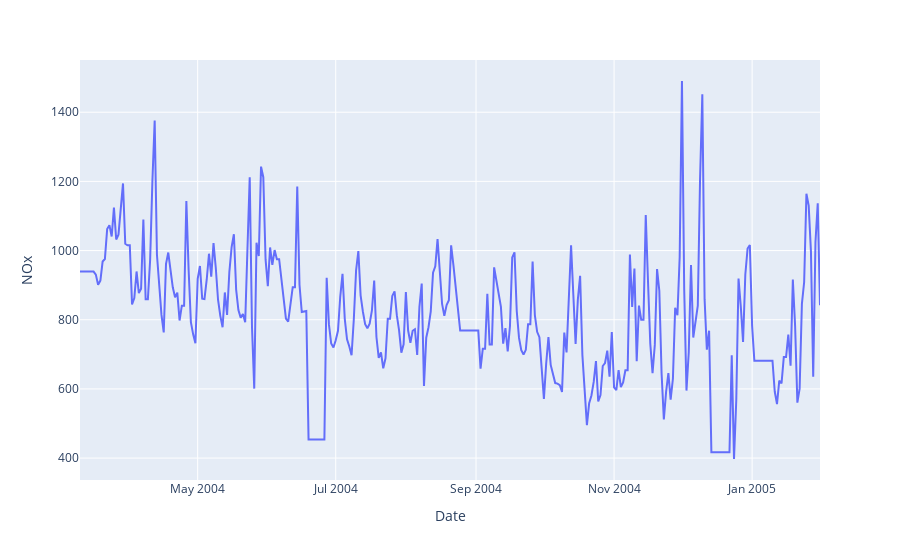

Notebook code cell kept with this figure:
### Markdown cell above
##### Nitrogen Oxides

### Code cell
px.line(data_frame=df_clean, y='NOx')

### Figure 1 — Plotly figure (JSON) as saved in the notebook; plotly's stock layout.template omitted (floating-point values rounded to 4 significant figures; data arrays with more than 128 entries replaced by an {"elided": "..."} marker saying what was removed)
{"data": [{"hovertemplate": "Date=%{x}<br>NOx=%{y}<extra></extra>", "legendgroup": "", "line": {"color": "#636efa", "dash": "solid"}, "mode": "lines", "name": "", "orientation": "v", "showlegend": false, "type": "scatter", "x": {"elided": "328 str values"}, "xaxis": "x", "y": {"elided": "328 float values"}, "yaxis": "y"}], "layout": {"legend": {"tracegroupgap": 0}, "margin": {"t": 60}, "xaxis": {"anchor": "y", "domain": [0, 1], "title": {"text": "Date"}}, "yaxis": {"anchor": "x", "domain": [0, 1], "title": {"text": "NOx"}}}}
